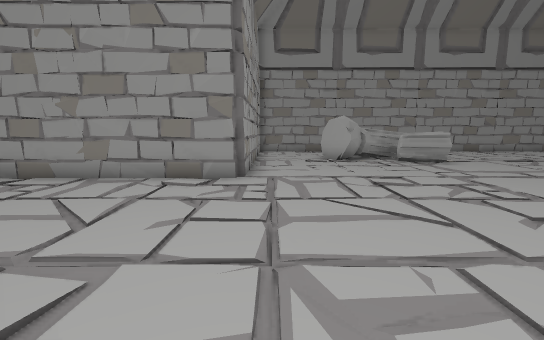
View 1 (above)

24 first-person views from a walk through a Unity game level. The camera is 1.3 m above the floor, tilts 8° down and sees 90° across. The floor is counted in squares, 1 m on a side. Each view is taken from the middle of a square. On the plan, view 1 faces up. The plan holds only what a view shows up to about 13 squares ahead; the rest is blank. The place goes on beyond the plan. Some surface patterns are stand-ins.

View 2
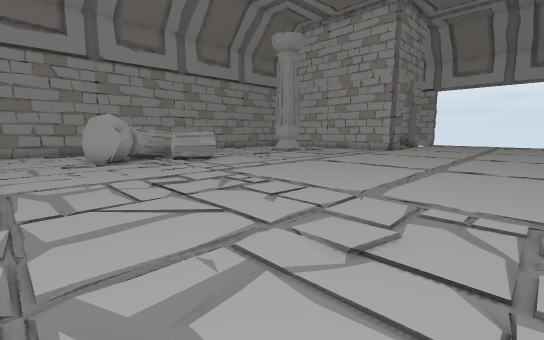

View 3
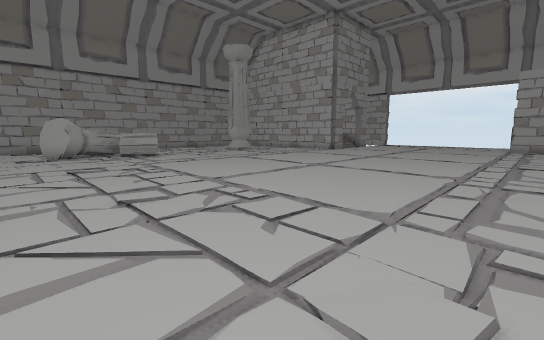

View 4
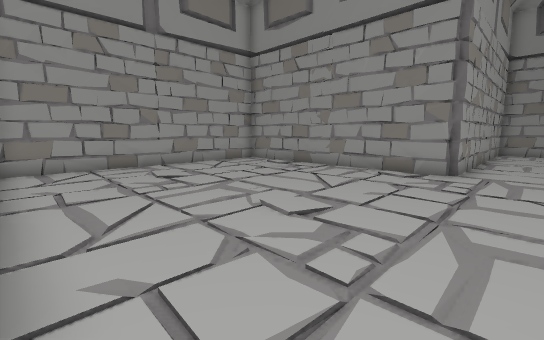

View 5
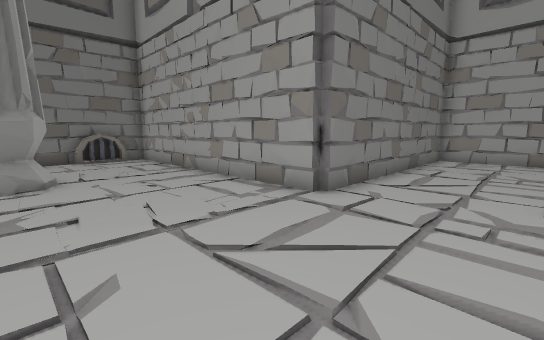

View 6
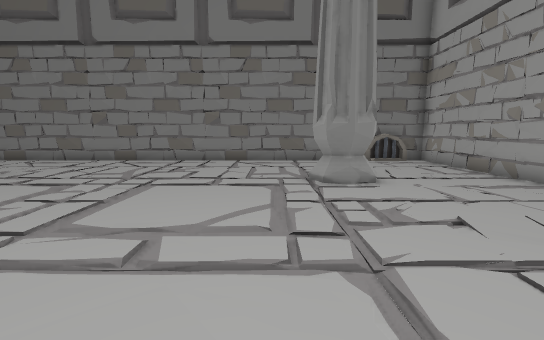

View 7
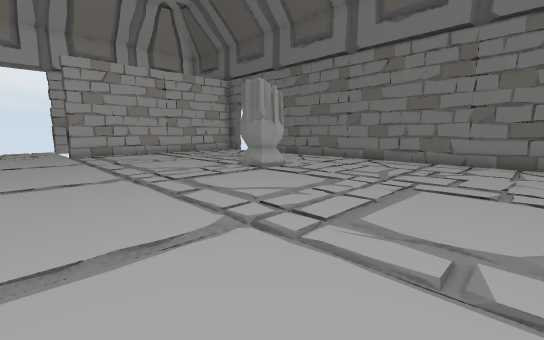

View 8
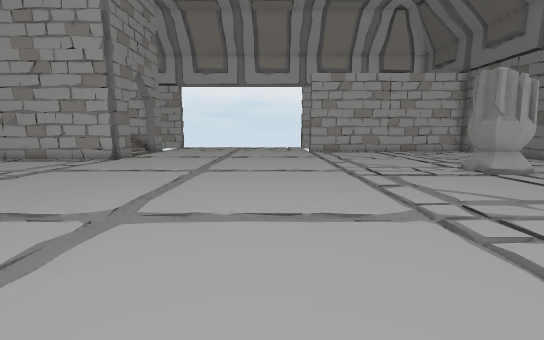

View 9
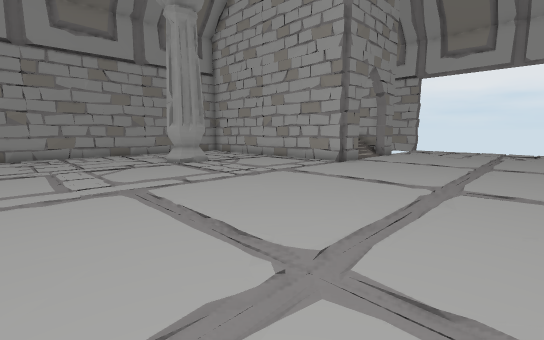

View 10
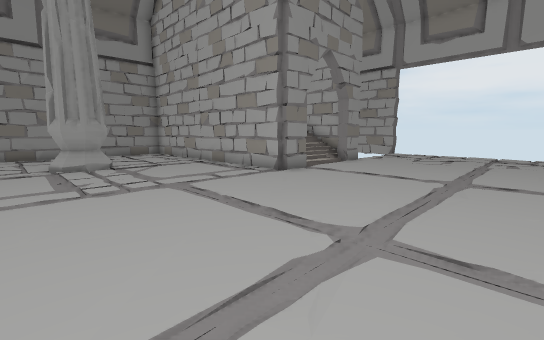

View 11
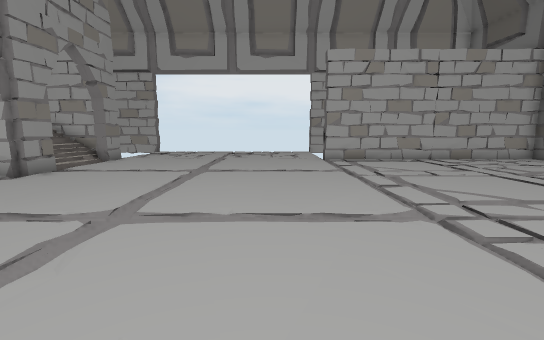

View 12
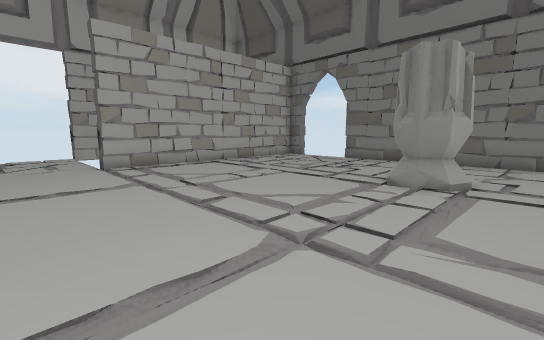

View 13
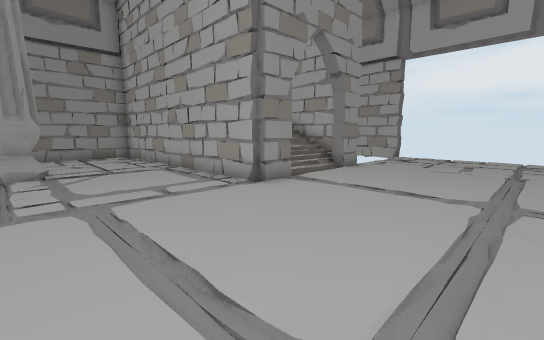

View 14
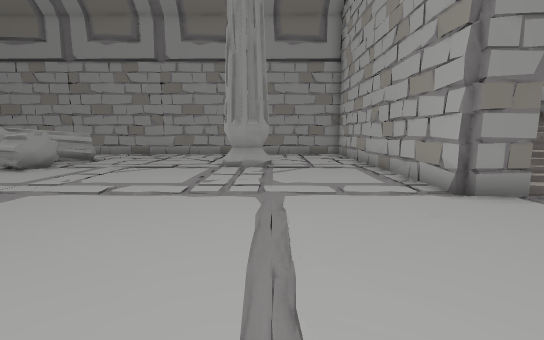

View 15
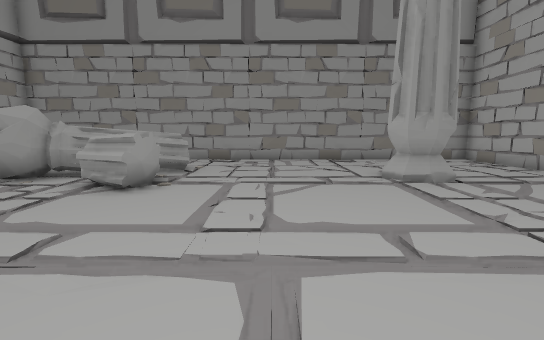

View 16
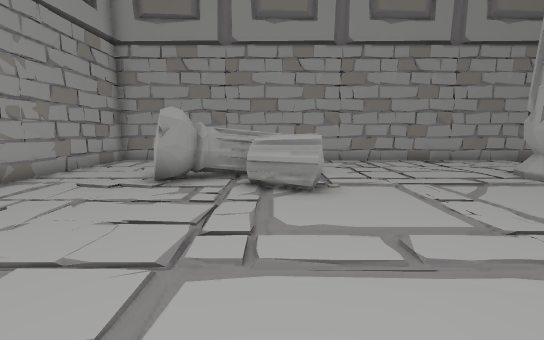

View 17
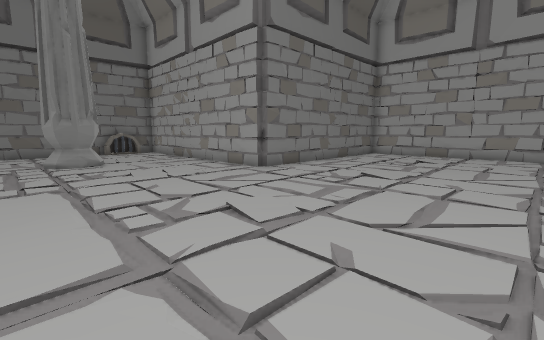

View 18
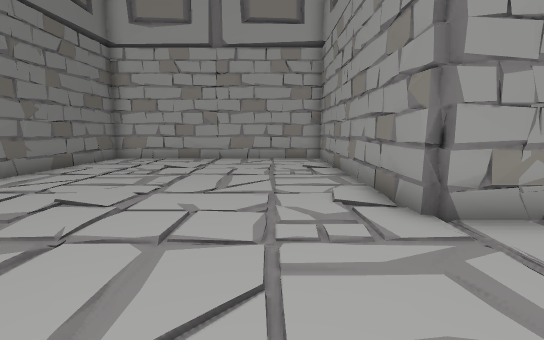

View 19
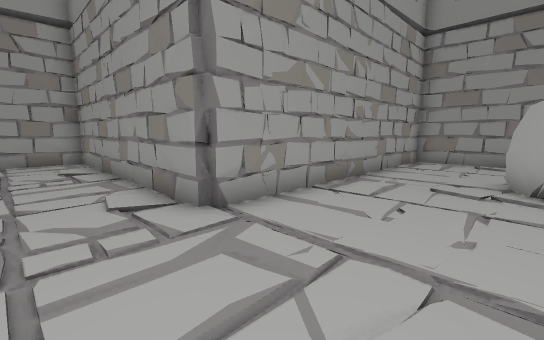

View 20
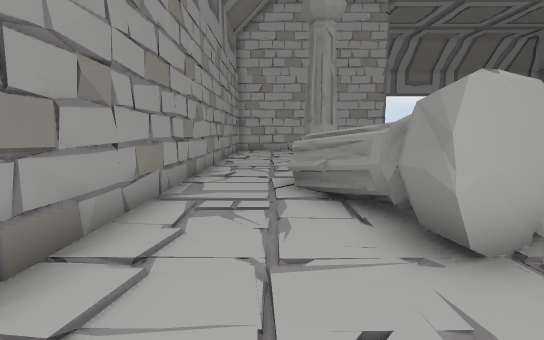

View 21
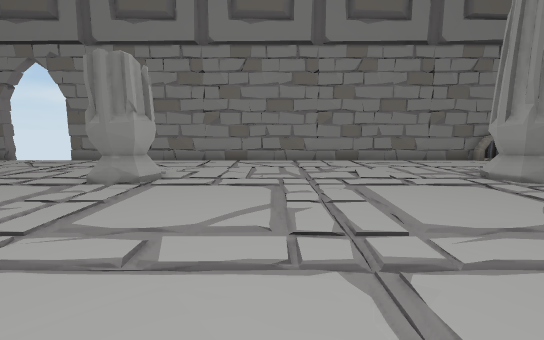

View 22
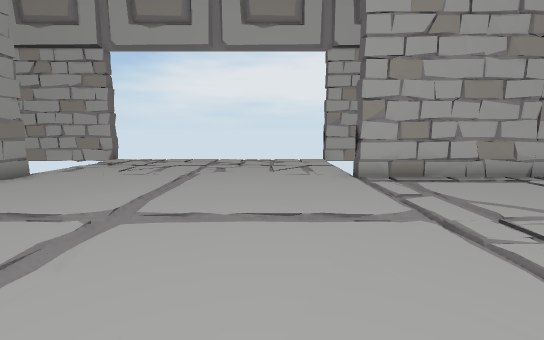

View 23
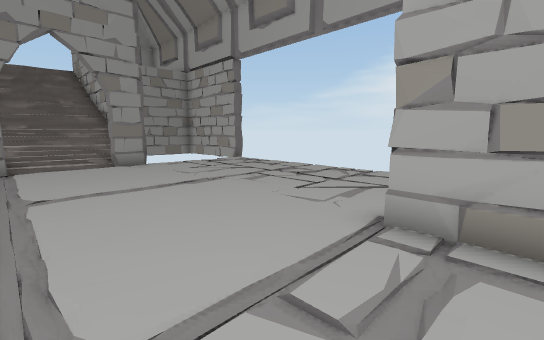

View 24
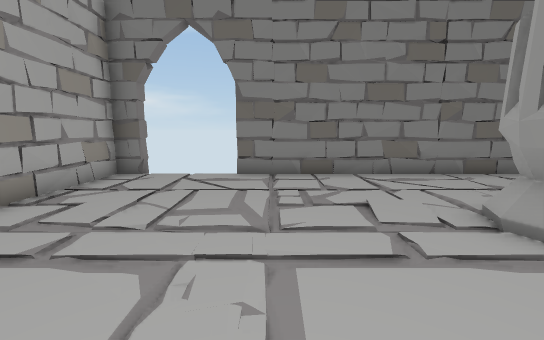

### Floor plan
Key: @ floor where view 1 was taken; # wall or solid block; . main floor; : floor 0.25 m higher than the main floor; + floor 0.75 m higher than the main floor; * floor 1.25 m higher than the main floor; = window, fence, low wall or low ledge; O other object.
Columns run from 10 left of view 1 to 28 right of it. Each row starts with its distance up from view 1.
 17          #####################
 16          #...................#
 15          #......O............#
 14          #....OOOO...........#
 13          #...OOOOO.....OOO...#
 12          #...OOOOO.....OOO...#
 11          #......OO...........#    #
 10          #...................#**###
  9          #...................#===+#
  8          #...................##::##
  7 ##########...................##..##..
  6 #......................................
  5 #......................................
  4 #......................................
  3 #......................................
  2 #......................................
  1 #......................................
  0 #.........@............................
 -1 #......................................
 -2 ##########.............................
 -3          #....................... #
 -4          #........................#
 -5          #........................#
 -6          #........................#
 -7          #...OOO........OOO.......#
 -8          #... OO........OOO.......#
 -9          #........................#
-10          #........................#
-11          #........................#
-12          #OO###################..##
-13                                  #

Positions as (right, up) in squares from view 1, and headings:
1: (0, 0), facing up
2: (0, 0), facing up-right
3: (1, -4), facing up-right
4: (1, -2), facing up-left
5: (4, 1), facing down-left
6: (6, 0), facing down
7: (7, 0), facing down-right
8: (6, 0), facing right
9: (8, 1), facing up-right
10: (12, 1), facing up-right
11: (11, 0), facing right
12: (13, 0), facing down-right
13: (14, 2), facing up-right
14: (15, 2), facing up
15: (10, 5), facing up
16: (6, 5), facing up
17: (6, 5), facing down-left
18: (3, 5), facing left
19: (3, 5), facing up-left
20: (0, 15), facing right
21: (11, 0), facing down
22: (16, 0), facing right
23: (20, -4), facing up-right
24: (19, -4), facing down
